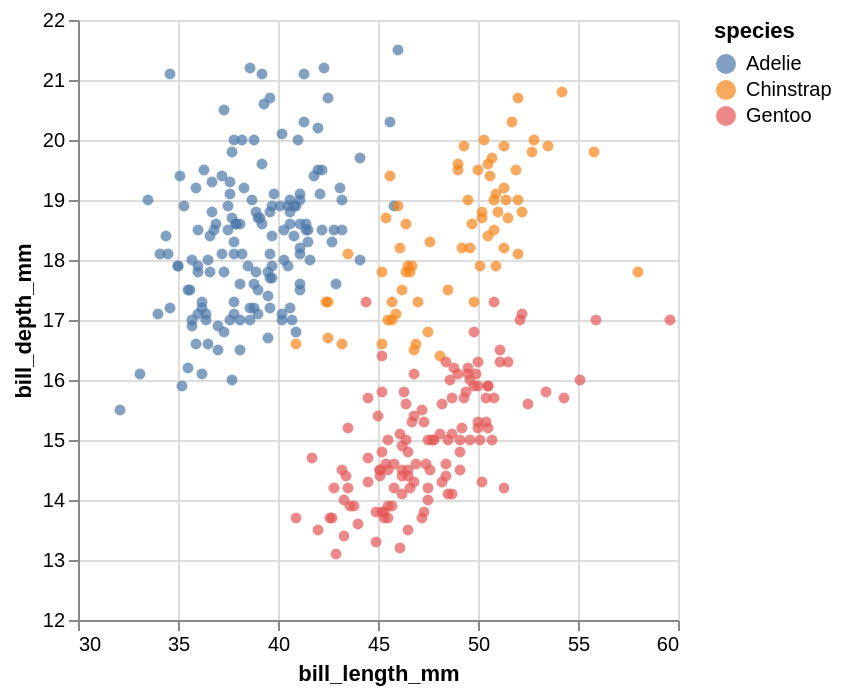

This figure's notebook cell:
### Markdown cell above
Notice how if you move your mouse over a point in the chart, you will see all the requested information. Each drawn point should be thought of as corresponding to one row in the original DataFrame.

a tooltip provides supplementary information about a data point when you hover over it. You can specify which columns from your dataframe should be displayed in the tooltip.

### Code cell
alt.Chart(df).mark_circle().encode(
    x = alt.X("bill_length_mm",scale=alt.Scale(domain=(30, 60))),
    y = alt.X("bill_depth_mm",scale=alt.Scale(domain=(12, 22))),
    color = "species",
    tooltip = ["species", "bill_length_mm", "bill_depth_mm", "island", "sex"]
)

### Figure 1 — Vega-Lite specification as saved in the notebook (floating-point values rounded to 4 significant figures; data arrays with more than 128 entries replaced by an {"elided": "..."} marker saying what was removed)
{"config": {"view": {"continuousWidth": 300, "continuousHeight": 300}}, "data": {"name": "data-6503fb4fbd21ca2400956d2086879525"}, "mark": {"type": "circle"}, "encoding": {"color": {"field": "species", "type": "nominal"}, "tooltip": [{"field": "species", "type": "nominal"}, {"field": "bill_length_mm", "type": "quantitative"}, {"field": "bill_depth_mm", "type": "quantitative"}, {"field": "island", "type": "nominal"}, {"field": "sex", "type": "nominal"}], "x": {"field": "bill_length_mm", "scale": {"domain": [30, 60]}, "type": "quantitative"}, "y": {"field": "bill_depth_mm", "scale": {"domain": [12, 22]}, "type": "quantitative"}}, "$schema": "https://vega.github.io/schema/vega-lite/v5.8.0.json", "datasets": {"data-6503fb4fbd21ca2400956d2086879525": {"elided": "344 records"}}}
